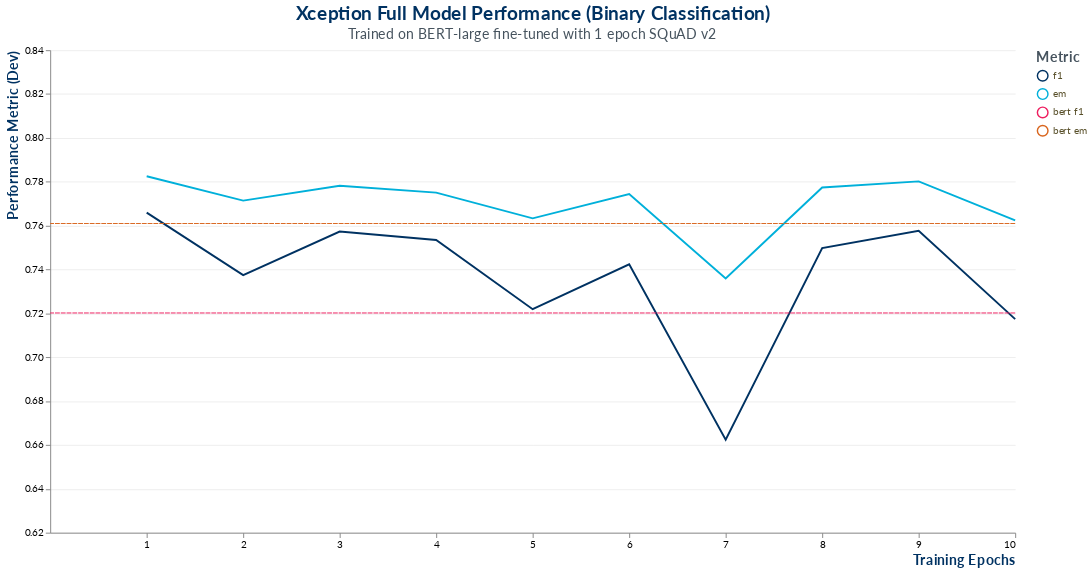

The cell this chart's notebook holds for it:
### Code cell
kwargs = {'df': df,
          'xaxis_title': 'Training Epochs',
          'yaxis_title': 'Performance Metric (Dev)',
          'legend_title': 'Metric',
          'title': 'Xception Full Model Performance (Binary Classification)',
          'subtitle': 'Trained on BERT-large fine-tuned with 1 epoch SQuAD v2',
          'width': 1000,
          'height': 500,
          'bert_f1': 0.7201735357917569,
          'bert_acc': 0.7609702686768298}

viz_bert_performance(**kwargs)

### Figure 1 — Vega-Lite specification as saved in the notebook (floating-point values rounded to 4 significant figures)
{"config": {"title": {"fontSize": 20, "font": "Lato", "anchor": "middle", "align": "center", "color": "#003262", "subtitleFontSize": 15, "subtitleFont": "Lato", "subtitleAcchor": "middle", "subtitleAlign": "center", "subtitleColor": "#46535e"}, "axisX": {"labelFont": "Lato", "titleFont": "Lato", "titleFontSize": 15, "titleColor": "#003262", "titleAlign": "right", "titleAnchor": "end"}, "axisY": {"labelFont": "Lato", "titleFont": "Lato", "titleFontSize": 15, "titleColor": "#003262", "titleAlign": "right", "titleAnchor": "end", "gridColor": "#eeeeee", "gridWidth": 1}, "headerRow": {"labelFont": "Lato", "titleFont": "Lato", "titleFontSize": 15, "titleColor": "#003262", "titleAlign": "right", "titleAnchor": "end"}, "legend": {"labelFont": "Lato", "labelFontSize": 10, "labelColor": "#584f29", "symbolType": "circle", "symbolSize": 120, "titleFont": "Lato", "titleFontSize": 15, "titleColor": "#46535e"}, "view": {"strokeWidth": 0}}, "layer": [{"data": {"name": "data-c63a485b68991bc142c0064c9c2c3796"}, "mark": "line", "encoding": {"color": {"type": "nominal", "field": "metric", "legend": {"title": "Metric"}, "scale": {"domain": ["f1", "em", "bert f1", "bert em"], "range": ["#003262", "#00b0da", "#ee1f60", "#D9661F"]}}, "x": {"type": "quantitative", "axis": {"format": "~s", "formatType": "number", "grid": false, "labelOverlap": true, "title": "Training Epochs"}, "field": "epoch", "scale": {"bins": [1.0, 2.0, 3.0, 4.0, 5.0, 6.0, 7.0, 8.0, 9.0, 10.0], "domain": [0, 10]}}, "y": {"type": "quantitative", "axis": {"grid": true, "title": "Performance Metric (Dev)"}, "field": "score", "scale": {"domain": [0.6292, 0.8217]}}}, "height": 500, "width": 1000}, {"data": {"name": "data-12ed37dfaf9bf4aab388e8cc0ed2758d"}, "mark": {"type": "rule", "color": "#ee1f60", "opacity": 1, "strokeDash": [5, 1]}, "encoding": {"y": {"type": "quantitative", "field": "bert_f1"}}, "height": 500, "width": 1000}, {"data": {"name": "data-12ed37dfaf9bf4aab388e8cc0ed2758d"}, "mark": {"type": "rule", "color": "#D9661F", "opacity": 1, "strokeDash": [5, 1]}, "encoding": {"y": {"type": "quantitative", "field": "bert_acc"}}, "height": 500, "width": 1000}], "title": {"text": "Xception Full Model Performance (Binary Classification)", "subtitle": "Trained on BERT-large fine-tuned with 1 epoch SQuAD v2"}, "$schema": "https://vega.github.io/schema/vega-lite/v4.8.1.json", "datasets": {"data-c63a485b68991bc142c0064c9c2c3796": [{"epoch": 1, "metric": "f1", "score": 0.7659}, {"epoch": 2, "metric": "f1", "score": 0.7375}, {"epoch": 3, "metric": "f1", "score": 0.7573}, {"epoch": 4, "metric": "f1", "score": 0.7534}, {"epoch": 5, "metric": "f1", "score": 0.7219}, {"epoch": 6, "metric": "f1", "score": 0.7424}, {"epoch": 7, "metric": "f1", "score": 0.6624}, {"epoch": 8, "metric": "f1", "score": 0.7497}, {"epoch": 9, "metric": "f1", "score": 0.7577}, {"epoch": 10, "metric": "f1", "score": 0.7174}, {"epoch": 1, "metric": "em", "score": 0.7825}, {"epoch": 2, "metric": "em", "score": 0.7714}, {"epoch": 3, "metric": "em", "score": 0.7782}, {"epoch": 4, "metric": "em", "score": 0.775}, {"epoch": 5, "metric": "em", "score": 0.7633}, {"epoch": 6, "metric": "em", "score": 0.7744}, {"epoch": 7, "metric": "em", "score": 0.736}, {"epoch": 8, "metric": "em", "score": 0.7774}, {"epoch": 9, "metric": "em", "score": 0.7802}, {"epoch": 10, "metric": "em", "score": 0.7624}], "data-12ed37dfaf9bf4aab388e8cc0ed2758d": [{"bert_f1": 0.7202, "bert_acc": 0.761}]}}
